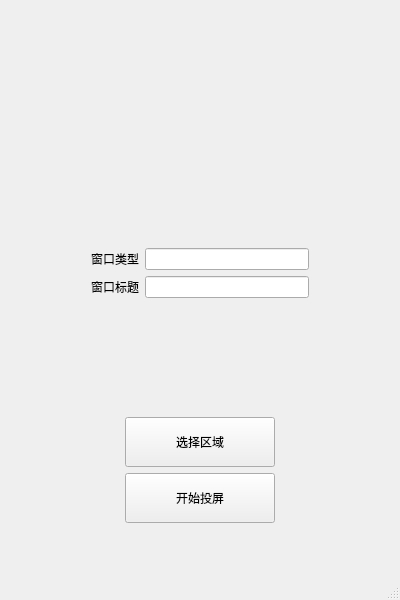
<?xml version="1.0" encoding="UTF-8"?>
<ui version="4.0">
 <class>MainWindow</class>
 <widget class="QMainWindow" name="MainWindow">
  <property name="geometry">
   <rect>
    <x>0</x>
    <y>0</y>
    <width>400</width>
    <height>600</height>
   </rect>
  </property>
  <property name="maximumSize">
   <size>
    <width>16777215</width>
    <height>16777215</height>
   </size>
  </property>
  <property name="windowTitle">
   <string>局部放大工具</string>
  </property>
  <widget class="QWidget" name="centralwidget">
   <layout class="QGridLayout" name="gridLayout">
    <item row="0" column="0">
     <layout class="QVBoxLayout" name="verticalLayout_3" stretch="4,6,6,1">
      <item>
       <widget class="QLabel" name="label_img">
        <property name="maximumSize">
         <size>
          <width>16777215</width>
          <height>120</height>
         </size>
        </property>
        <property name="text">
         <string/>
        </property>
       </widget>
      </item>
      <item>
       <layout class="QVBoxLayout" name="verticalLayout_2" stretch="1,3,3,1">
        <item>
         <spacer name="verticalSpacer">
          <property name="orientation">
           <enum>Qt::Vertical</enum>
          </property>
          <property name="sizeHint" stdset="0">
           <size>
            <width>20</width>
            <height>40</height>
           </size>
          </property>
         </spacer>
        </item>
        <item>
         <layout class="QHBoxLayout" name="horizontalLayout_3" stretch="2,1,4,2">
          <item>
           <spacer name="horizontalSpacer_5">
            <property name="orientation">
             <enum>Qt::Horizontal</enum>
            </property>
            <property name="sizeHint" stdset="0">
             <size>
              <width>40</width>
              <height>20</height>
             </size>
            </property>
           </spacer>
          </item>
          <item>
           <widget class="QLabel" name="label_2">
            <property name="text">
             <string>窗口类型</string>
            </property>
           </widget>
          </item>
          <item>
           <widget class="QLineEdit" name="lineEdit_type"/>
          </item>
          <item>
           <spacer name="horizontalSpacer_6">
            <property name="orientation">
             <enum>Qt::Horizontal</enum>
            </property>
            <property name="sizeHint" stdset="0">
             <size>
              <width>40</width>
              <height>20</height>
             </size>
            </property>
           </spacer>
          </item>
         </layout>
        </item>
        <item>
         <layout class="QHBoxLayout" name="horizontalLayout_4" stretch="2,1,4,2">
          <item>
           <spacer name="horizontalSpacer_7">
            <property name="orientation">
             <enum>Qt::Horizontal</enum>
            </property>
            <property name="sizeHint" stdset="0">
             <size>
              <width>40</width>
              <height>20</height>
             </size>
            </property>
           </spacer>
          </item>
          <item>
           <widget class="QLabel" name="label_3">
            <property name="text">
             <string>窗口标题</string>
            </property>
           </widget>
          </item>
          <item>
           <widget class="QLineEdit" name="lineEdit_title">
            <property name="text">
             <string/>
            </property>
           </widget>
          </item>
          <item>
           <spacer name="horizontalSpacer_8">
            <property name="orientation">
             <enum>Qt::Horizontal</enum>
            </property>
            <property name="sizeHint" stdset="0">
             <size>
              <width>40</width>
              <height>20</height>
             </size>
            </property>
           </spacer>
          </item>
         </layout>
        </item>
        <item>
         <spacer name="verticalSpacer_2">
          <property name="orientation">
           <enum>Qt::Vertical</enum>
          </property>
          <property name="sizeHint" stdset="0">
           <size>
            <width>20</width>
            <height>40</height>
           </size>
          </property>
         </spacer>
        </item>
       </layout>
      </item>
      <item>
       <layout class="QVBoxLayout" name="verticalLayout">
        <item>
         <layout class="QHBoxLayout" name="horizontalLayout">
          <item>
           <spacer name="horizontalSpacer">
            <property name="orientation">
             <enum>Qt::Horizontal</enum>
            </property>
            <property name="sizeHint" stdset="0">
             <size>
              <width>40</width>
              <height>20</height>
             </size>
            </property>
           </spacer>
          </item>
          <item>
           <widget class="QPushButton" name="pushButton_select">
            <property name="minimumSize">
             <size>
              <width>150</width>
              <height>50</height>
             </size>
            </property>
            <property name="text">
             <string>选择区域</string>
            </property>
           </widget>
          </item>
          <item>
           <spacer name="horizontalSpacer_2">
            <property name="orientation">
             <enum>Qt::Horizontal</enum>
            </property>
            <property name="sizeHint" stdset="0">
             <size>
              <width>40</width>
              <height>20</height>
             </size>
            </property>
           </spacer>
          </item>
         </layout>
        </item>
        <item>
         <layout class="QHBoxLayout" name="horizontalLayout_2">
          <item>
           <spacer name="horizontalSpacer_3">
            <property name="orientation">
             <enum>Qt::Horizontal</enum>
            </property>
            <property name="sizeHint" stdset="0">
             <size>
              <width>40</width>
              <height>20</height>
             </size>
            </property>
           </spacer>
          </item>
          <item>
           <widget class="QPushButton" name="pushButton_start">
            <property name="minimumSize">
             <size>
              <width>150</width>
              <height>50</height>
             </size>
            </property>
            <property name="text">
             <string>开始投屏</string>
            </property>
           </widget>
          </item>
          <item>
           <spacer name="horizontalSpacer_4">
            <property name="orientation">
             <enum>Qt::Horizontal</enum>
            </property>
            <property name="sizeHint" stdset="0">
             <size>
              <width>40</width>
              <height>20</height>
             </size>
            </property>
           </spacer>
          </item>
         </layout>
        </item>
       </layout>
      </item>
      <item>
       <spacer name="verticalSpacer_3">
        <property name="orientation">
         <enum>Qt::Vertical</enum>
        </property>
        <property name="sizeHint" stdset="0">
         <size>
          <width>20</width>
          <height>40</height>
         </size>
        </property>
       </spacer>
      </item>
     </layout>
    </item>
   </layout>
  </widget>
  <widget class="QMenuBar" name="menubar">
   <property name="geometry">
    <rect>
     <x>0</x>
     <y>0</y>
     <width>400</width>
     <height>23</height>
    </rect>
   </property>
  </widget>
  <widget class="QStatusBar" name="statusbar"/>
 </widget>
 <resources/>
 <connections/>
</ui>
